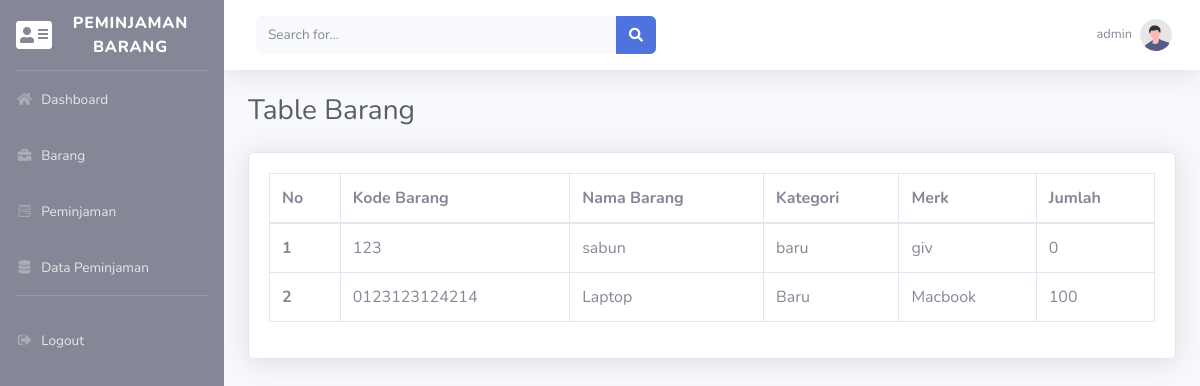
The app's page /barang-member.php (signed in) with its own data.
### tables this page shows
CREATE TABLE `barang` (
  `id` int(12) NOT NULL,
  `kode_barang` varchar(30) NOT NULL,
  `nama_barang` varchar(30) NOT NULL,
  `kategori` varchar(12) NOT NULL,
  `merk` varchar(30) NOT NULL,
  `jumlah` int(255) NOT NULL,
  `image` blob DEFAULT NULL
);

### database.php (called while the page is built, shortened)
<?php
    $db_host = "localhost";
    $db_user = "root";
    $db_pass = "";
    $db_name = "njaki";
    $connect = mysqli_connect($db_host, $db_user, $db_pass, $db_name) or die("Gagal terhubung dengan Database: " . mysqli_connect_error());
    function showdataBarang()
    {
        global $connect;
        $hasil=mysqli_query($connect,"SELECT id, kode_barang, nama_barang, kategori, merk, jumlah FROM barang");
        $rows=[];
        while($row = mysqli_fetch_assoc($hasil))
        {
            $rows[] = $row;
        }
        return $rows;
    }
?>

### barang-member.php (the view, shortened to what this page needs)
<?php
    require_once('database.php');
    $data=showdataBarang();
    $nomor=0;
?>
<!DOCTYPE html>
<html lang="en">
<head>
    <link href="resource/vendor/fontawesome-free/css/all.min.css" rel="stylesheet" type="text/css">
    <link href="resource/css/sb-admin-2.min.css" rel="stylesheet">
</head>
<body id="page-top">
    <div id="wrapper">
        <?php
            if($_SESSION['status']!="login"){
                header("location:login.php?msg=belum_login");
            } else{
                include("sidebar-member.php");
            }
        ?>
        <div id="content-wrapper" class="d-flex flex-column">
            <div id="content">
                <nav class="navbar navbar-expand navbar-light bg-white topbar mb-4 static-top shadow">
                <form class="d-none d-sm-inline-block form-inline mr-auto ml-md-3 my-2 my-md-0 mw-100 navbar-search">
            <div class="input-group">
              <input type="text" class="form-control bg-light border-0 small" placeholder="Search for..." aria-label="Search" aria-describedby="basic-addon2" />
              <div class="input-group-append">
                <button class="btn btn-primary" type="button">
                  <i class="fas fa-search fa-sm"></i>
                </button>
              </div>
            </div>
          </form>
                <ul class="navbar-nav ml-auto">
            <li class="nav-item dropdown no-arrow">
              <a class="nav-link dropdown-toggle" href="#" id="userDropdown" role="button" data-toggle="dropdown" aria-haspopup="true" aria-expanded="false">
                <span class="mr-2 d-none d-lg-inline text-gray-600 small"><?php echo $_SESSION['username']; ?></span>
                <img class="img-profile rounded-circle" src="resource/img/undraw_profile.svg" />
              </a>
            </li>
          </ul>
                </nav>
                <div class="container-fluid">
<h1 class="h3 mb-4 text-gray-800">Table Barang</h1>
<div class="card shadow mb-4">
    <div class="card-body">
        <div class="table-responsive">
            <table class="table table-bordered" id="dataTable" width="100%" cellspacing="0">
                <thead>
                    <tr>
                        <th>No</th>
                        <th>Kode Barang</th>
                        <th>Nama Barang</th>
                        <th>Kategori</th>
                        <th>Merk</th>
                        <th>Jumlah</th>
                    </tr>
                </thead>
                <tbody>
                    <?php foreach($data as $barang) : ?>
                    <?php $nomor++; ?>
                    <tr>
                        <th scope="row"><?php echo "$nomor"; ?></th>
                        <td><?php echo "$barang[kode_barang]";?></td>
                        <td><?php echo "$barang[nama_barang]";?></td>
                        <td><?php echo "$barang[kategori]";?></td>
                        <td><?php echo "$barang[merk]";?></td>
                        <td><?php echo "$barang[jumlah]";?></td>
                    </tr>
                    <?php endforeach; ?>
                </tbody>
            </table>
        </div>
    </div>
</div>
</div>
        </div>
    </div>
</body>
</html>

### records on screen
barang: kode_barang "123", nama_barang "sabun", kategori "baru", merk "giv", jumlah "0"
barang: kode_barang "0123123124214", nama_barang "Laptop", kategori "Baru", merk "Macbook", jumlah "100"

### other values on screen
$_SESSION['username'] "admin"
